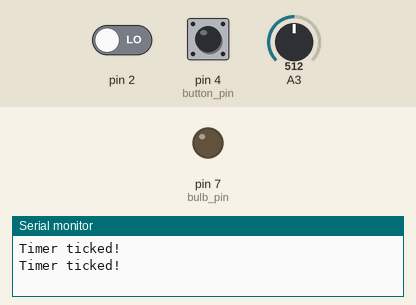
Simulated run of this sketch. Board: Arduino Uno, built with avr-gcc and run on an emulated ATmega328P. Shown: output pins drawn as LEDs (lit = HIGH), the last lines printed to the serial monitor. Dashed ring = blinking. The test bench sets the inputs (shaded band); at power-on: pin 4 (button_pin) LOW, pin 2 LOW, A3 = 512.

Above: at 1.2 s.
1.3 s: pin 4 (button_pin) pulled HIGH for 1 s
At 1.45 s:
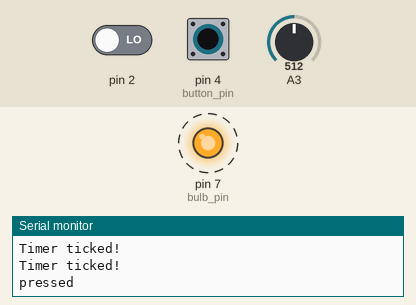
5.3 s: pin 4 (button_pin) pulled HIGH for 0.15 s
At 6.3 s:
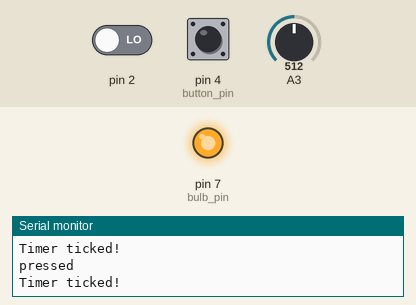
6.9 s: pin 4 (button_pin) pulled HIGH for 3.2 s
At 11.1 s:
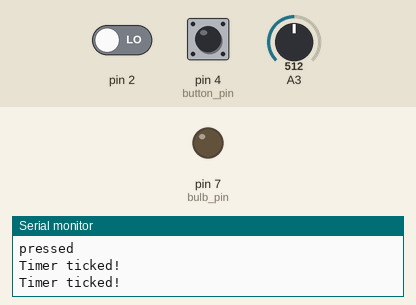
Timing chart, 0 to 12.6 s (numbered marks = the images above; inputs shaded):
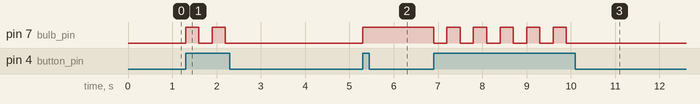

The sketch:

lab7-review.ino
```cpp
#define button_pin 4
#define bulb_pin 7

void setup()
{
  //SREG |= B10000000;
  cli(); //DISABLE GLOBAL INTERRUPTS

  Serial.begin(9600);
  //pinMode(bulb_pin,OUTPUT);
  //DDRD = (1<<PD7);
  DDRD =0b10000000; //BULB AS OUTPUT

  //pinMode(button_pin,INPUT);
  DDRD &= ~(1<<button_pin);  //BUTTON AS INPUT

  //attachInterrupt(0,someFunction,CHANGE);
  EICRA |= (1<<ISC00); //ANY CHANGE
  EIMSK |= (1<<INT0); //ENABLE INT0

  ADCSRA |=(1<<ADEN); //ENABLE ADC DEVICE
  ADCSRA |=(1<<ADIE); //ENABLE ADC INTERRUPTS
  //ADMUX |= (1<<REFS0)|(1<<MUX1)|(1<<MUX0);
  ADMUX = 0b01000011; //ENABLE "VCC" REF, CHOOSE "A3" PIN
  ADCSRA |=(1<<ADSC); //START CONVERSION

  TCCR1A = 0; //CLEAR REGISTERS
  TCCR1B = 0;
  TCCR1C = 0;
  TCNT1  = 0;

  OCR1A = 62499; //SysClk/(wantedHertz*PS)-1 (<65535)
                 //(16000000/(1*256))-1 (1024 PS also works)
  TCCR1B |= (1<<WGM12); //"CTC" MODE
  TCCR1B |= (1<<CS12); //256 PRESCALER
  TIMSK1 |= (1<<OCIE1A); //ENABLE "OCIE1A" INTERRUPTS

  //SREG &= B01111111;
  sei(); //ENABLE GLOBAL INTERRUPTS

}

int buttonState;
int bulbState;

void loop()
{
  //buttonState = digitalRead(button_pin);
  buttonState = (PIND&(1<<PD4))>>PD4;
               /* PIND =B10110101;
                       =B00010000;
                &_______________
                       =B00010000;>>PD4 => =B00000001; */
  if(buttonState){
     Serial.println("pressed");
     bulbState=!bulbState; //TOGGLE BULB VOLTAGE
     //digitalWrite(bulb_pin,bulbState);
     PORTD = (bulbState<<bulb_pin);
     delay(300);
  }
}

ISR(INT0_vect){
  Serial.println("Switch flicked!");
}

ISR(ADC_vect){
 //Serial.println(ADCW); //you can uncomment this
 ADCSRA |= (1<<ADSC); //ADSC BACK FOR CONTINUITY
}

ISR(TIMER1_COMPA_vect){
 Serial.println("Timer ticked!");
}
```

Measured:
- after the input at 1.3 s, pin 7 (bulb_pin): alternates HIGH for 0.30 s and LOW for 0.30 s, 4 changes in all, then stays LOW, starting at once
- after the input at 5.3 s, pin 7 (bulb_pin): LOW → HIGH at once
- after the input at 6.9 s, pin 7 (bulb_pin): alternates HIGH for 0.30 s and LOW for 0.30 s, 11 changes in all, then stays LOW, starting at once
